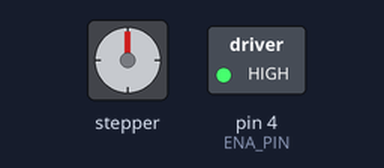
The sketch below on a simulated Arduino Uno, built with avr-gcc and run on an emulated ATmega328P. Shown: stepper motor, switched loads named in the sketch (green lamp = pin HIGH). Stepper angles assume 200 steps per turn.

Above: at 0.1 s.
At 0.82 s:
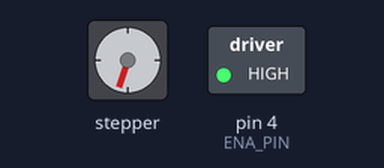
At 1.3 s:
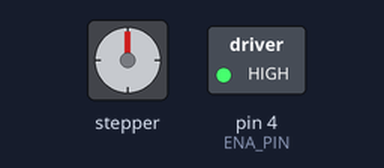
Timing chart, 0 to 2.8 s (numbered marks = the images above):
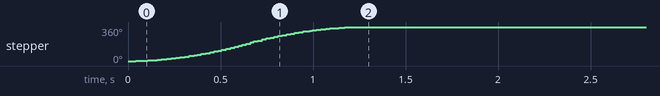

Measured:
- by itself, stepper: turns 360° clockwise in 1.2 s

The sketch:

Motor_Control_test.ino
```cpp
#include <AccelStepper.h>  // AccelStepper library to control the stepper motor
#include <MultiStepper.h>

// Stepper motor driver settings:
// Micro Step setting (SW1~4): 200, 40000 pulses/rev
// Rotation (SW5): CCW
// Control Mode (SW6): Closed Loop
// Pulse Mode (SW7): PUL/DIR
// Pulse Filter Time (SW8): No

// Define stepper motor control pins
#define STEP_PIN 2   // Pin for step pulse (STEP+)
#define DIR_PIN 3    // Pin for direction (DIR+)
#define ENA_PIN 4    // Optional pin for enable (ENA+)

// Definitions for LEDs
#define OverTemp_LED 5 // Red overtemperature LED
#define TwoWheel_LED 6 // Yellow 2WD LED
#define FourWheel_LED 7 // Green 4WD LED

// Additional definitions
#define MotorAlarm_PIN 8 // optional Motor Driver over voltage or over current monitoring

// Selection definitions - Analog Pins
#define SystemOn_PIN A0 // Selection for system on/off
#define MuSelect_PIN A1 // Selection for Mu/Friction Coefficient
#define SystemStateSelect_Pin A2 // Selection for 2WD, 4WD, or 4WD Lock

// Define the stepper motor
AccelStepper stepper(AccelStepper::DRIVER, STEP_PIN, DIR_PIN);  // Using a stepper driver

// Torque-to-angle mapping: Define the torque intervals and corresponding degrees
struct TorqueInterval {
  float minTorque;
  float maxTorque;
  int degrees;
};

TorqueInterval torqueIntervals[] = {
  {50, 60, 200},   // Torque between 50-60 Nm corresponds to 200 degrees
  {60, 70, 220},   // Torque between 60-70 Nm corresponds to 220 degrees
  {70, 80, 240},   // Torque between 70-80 Nm corresponds to 240 degrees
  //{x0, x0, xx0},
   //Add more intervals as needed
};
  // This might not be how we do things

void setup() {
  Serial.begin(115200);
  while (!Serial) delay(10);

  // Initialize stepper motor parameters
  stepper.setMaxSpeed(1000);    // Set maximum speed (adjust as needed)
  stepper.setAcceleration(500); // Set acceleration (adjust as needed)

  // enable/disable pin
  pinMode(ENA_PIN, OUTPUT);
  digitalWrite(ENA_PIN, HIGH); // Enable motor (set LOW to disable if ENA is used)
}

void loop() {
  // Hardcoded torque value
  float torqueInput = 54.0;  // Example torque input (in Nm)

  // Call the function to calculate the motor rotation angle based on torque input
  int targetDegrees = mapTorqueToDegrees(torqueInput);

  // Rotate the stepper motor to the calculated angle
  stepper.moveTo(targetDegrees);
  stepper.runToPosition();  // Move to the target position
}

// Torque-to-Degrees Mapping Function
int mapTorqueToDegrees(float torque) {
  for (int i = 0; i < sizeof(torqueIntervals) / sizeof(torqueIntervals[0]); i++) {
    if (torque >= torqueIntervals[i].minTorque && torque < torqueIntervals[i].maxTorque) {
      return torqueIntervals[i].degrees;
    }
  }
  return 0;  // Return 0 if torque doesn't fall in any defined range
}
```
